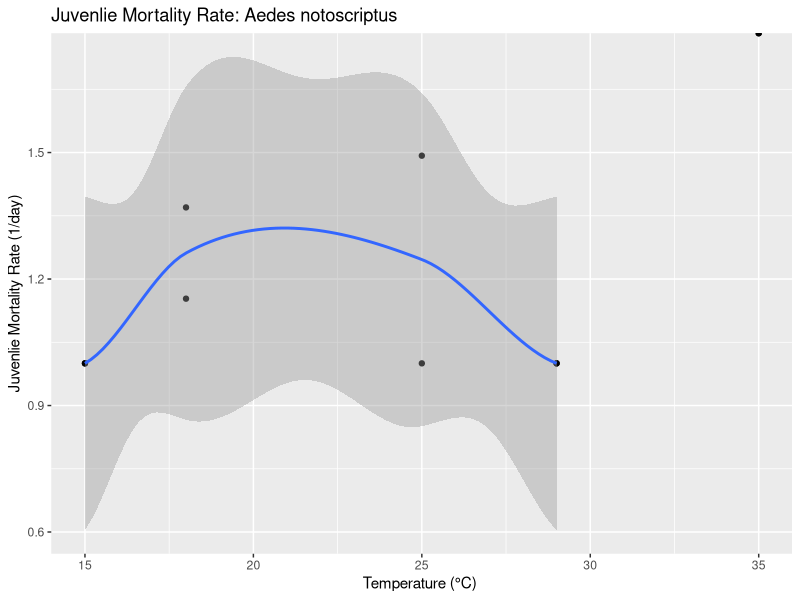

The R script that drew this image: (Note: this script raises an error after producing the figure.)
#!usr/bin/env R
#################################################
# Title: 3(4) TPC Juvenlie Mortality Rate in R
# MSc CMEE 
# July 2020 
# Author: YUAN ZHANG 
#################################################

rm(list = ls())
graphics.off()

library("dplyr")
library("ggplot2")
library("gridExtra")
library("ggforce")
library("pdftools")
data <- read.csv("../data/simple.csv")

zj<- subset(data,data$Variable=="Juvenile Mortality Rate (zJ)")
zj <- gdata::drop.levels(zj)

levels(zj$unit) # "days"; "proportion"(delete, as no time information)

# "Aedes notoscriptus" ### only one species
zj1<- subset(zj,zj$unit=="days")
zj1 <- gdata::drop.levels(zj1)
levels(zj1$species)
zj1 <- subset(zj,zj$species =="Aedes notoscriptus")
zj1 <- gdata::drop.levels(zj1)

zj1$stdvalue <- 1/zj1$traitvalue

zj1 <- ggplot(zj1, aes(x=temp, y = stdvalue)) 
zj1 <- zj1 + geom_point() + geom_smooth()+
  labs(title = "Juvenlie Mortality Rate: Aedes notoscriptus", 
       x = "Temperature (\u00B0C) ", 
       y = "Juvenlie Mortality Rate (1/day)")  
ggsave("../results/TPC_zj1.pdf", plot=zj1)


# other data in the adult mortality rate dataset (stage = Juvenile)
z <-  subset(data, data$Variable == "Adult Mortality Rate (z)")
z <- gdata::drop.levels(z)
z <- z %>% mutate(stagetype = case_when(stage %in% c("", "adult", "Adult", "adult (female)", "adult (male)", "Egg-to-adult") ~ 'adult',
                                        stage %in% c("Juvenile", "larvae", "Larvae", "larvae + pupae", "Egg to L1", "L1 to L2", "L2 to L3", "L3 to L4", "L4 to Pupae","Pupae to Adult" ) ~ 'Juvenile'))

zj_other <- subset(z,z$stagetype ==  "Juvenile") 
zj_other<- gdata::drop.levels(zj_other) 
levels(zj_other$unit) # "%"(delete, as no time information);  "event / (1 individual * 24 hour)"

j <- subset(zj_other,zj_other$unit ==  "event / (1 individual * 24 hour)") 
j <- gdata::drop.levels(j)

levels(j$species)

# 2 "Telenomus chrysopae" 
zj2 <- subset(j, j$species == "Telenomus chrysopae")
zj2 <- gdata::drop.levels(zj2)

zj2$stdvalue <- zj2$traitvalue

zj2 <- ggplot(zj2, aes(x=temp, y = stdvalue)) 
zj2 <- zj2 + geom_point() + geom_smooth()+
  labs(title = "Juvenlie Mortality Rate: Telenomus chrysopae", 
       x = "Temperature (\u00B0C) ", 
       y = "Juvenlie Mortality Rate (1/day)")  
ggsave("../results/TPC_zj2.pdf", plot=zj2)


# 3 "Telenomus lobatus"  
zj3 <- subset(j, j$species == "Telenomus lobatus")
zj3 <- gdata::drop.levels(zj3)

zj3$stdvalue <- zj3$traitvalue

zj3 <- ggplot(zj3, aes(x=temp, y = stdvalue)) 
zj3 <- zj3 + geom_point() + geom_smooth()+
  labs(title = "Juvenlie Mortality Rate: Telenomus lobatus", 
       x = "Temperature (\u00B0C) ", 
       y = "Juvenlie Mortality Rate (1/day)")  
ggsave("../results/TPC_zj3.pdf", plot=zj3)


#### combine
pdf_combine(c("../results/TPC_zj1.pdf", "../results/TPC_zj2.pdf", "../results/TPC_zj3.pdf"), 
            output = "../results/3.4.TPC_Juvenlie_Mortality_Rate.pdf")
